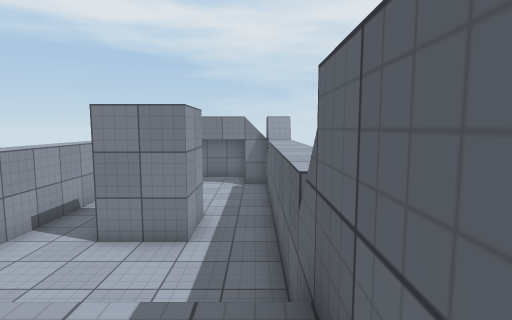
view 1 (above)

12 first-person views from a walk through a Unity game level. The camera is 1.5 m above the floor, tilts 6° down and sees 80° across. The floor is counted in squares, 1 m on a side. Each view is taken from the middle of a square. On the plan, view 1 faces up. The plan holds only what a view shows up to about 15 squares ahead; the rest is blank. Surface patterns are stand-ins for the level's own textures.

view 2
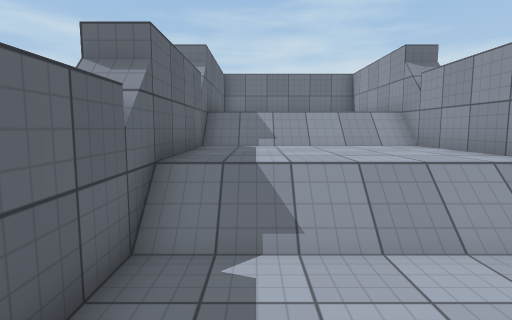

view 3
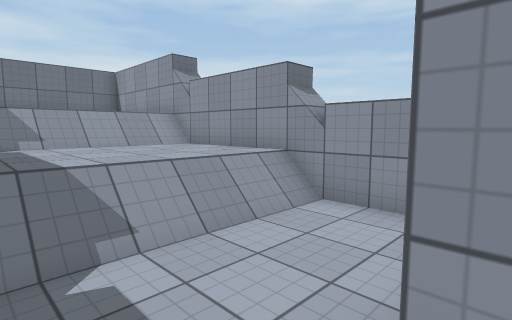

view 4
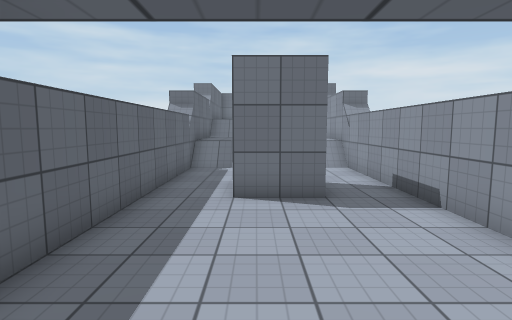

view 5
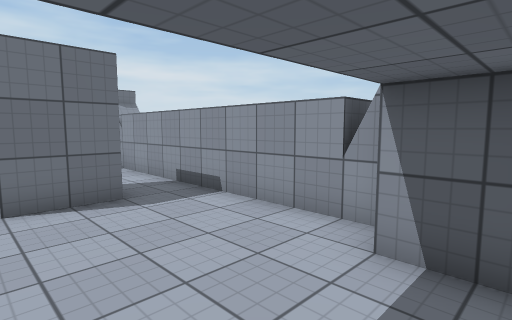

view 6
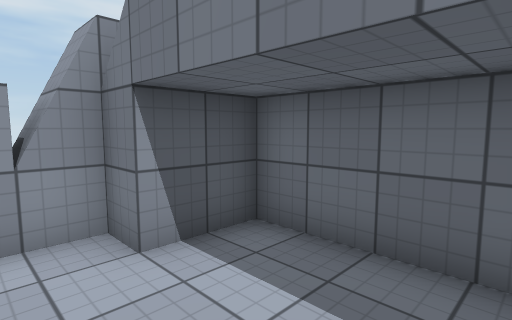

view 7
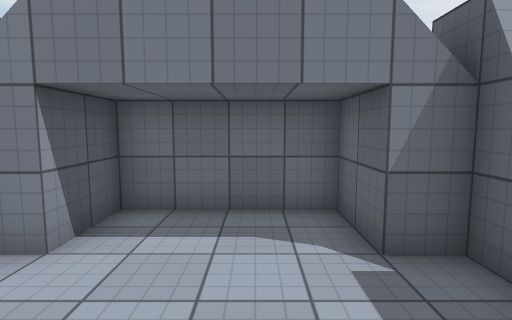

view 8
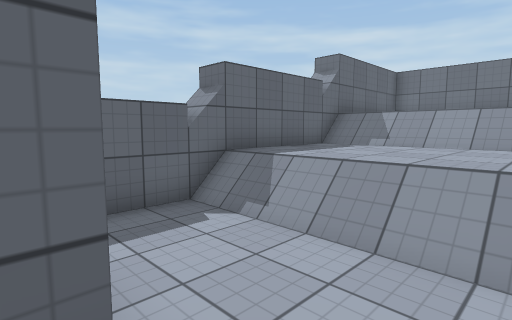

view 9
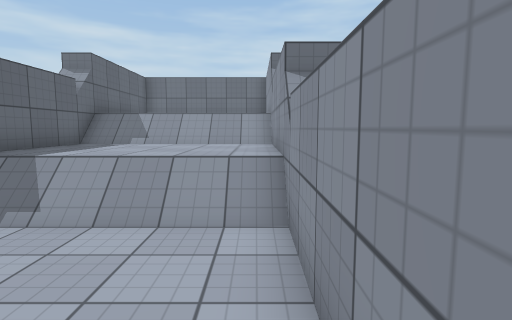

view 10
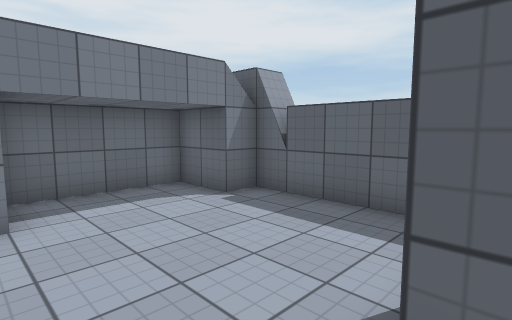

view 11
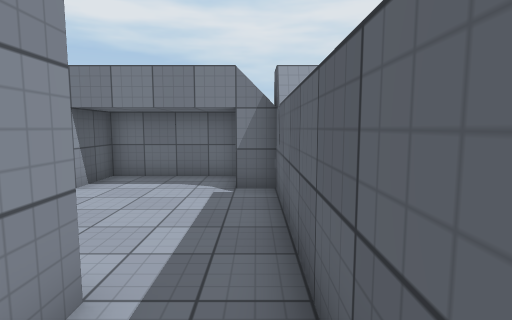

view 12
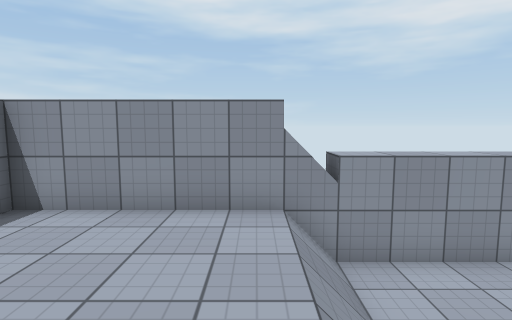

### Floor plan
Key: @ floor where view 1 was taken; # wall or solid block; . main floor; : floor 1 m higher than the main floor; + floor 2 m higher than the main floor; / step, stairs or slope; ^ raised ledge.
Columns run from 7 left of view 1 to 2 right of it. Each row starts with its distance up from view 1.
 16   ######
 15   #....#
 14  ##....##
 13  #......#
 12  #......#
 11  #......#
 10  #......#
  9  #......#
  8  #..##..#
  7  #..##..#
  6  #......#
  5  #......#
  4  #......#
  3  ^//////^
  2 ##::::::##
  1  #::::::#
  0  #:::::@#
 -1  #::::::#
 -2  ^//////^
 -3 ##++++ +##
 -4  #++++  #
 -5  #++++  #
 -6  #+++   #
 -7  #++    #
 -8  ########

Where each view was taken, in squares from view 1:
view 1: 0 up, 0 right, facing up
view 2: 7 up, 1 left, facing down
view 3: 7 up, 0 right, facing down-left
view 4: 15 up, 2 left, facing down
view 5: 15 up, 1 left, facing down-left
view 6: 12 up, 1 left, facing up-left
view 7: 10 up, 2 left, facing up
view 8: 7 up, 5 left, facing down-right
view 9: 8 up, 5 left, facing down
view 10: 8 up, 5 left, facing up-right
view 11: 6 up, 0 right, facing up
view 12: 3 down, 0 right, facing left
